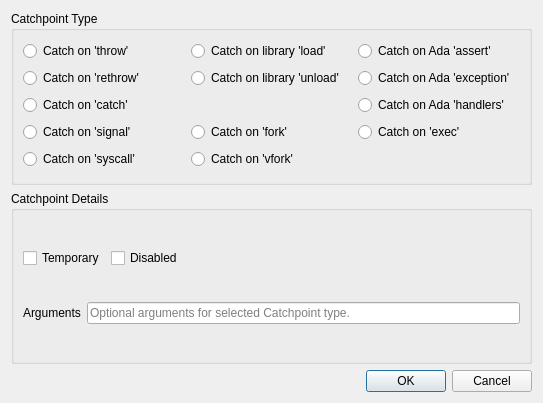
<?xml version="1.0" encoding="UTF-8"?>
<ui version="4.0">
 <class>SeerCatchpointCreateDialogForm</class>
 <widget class="QDialog" name="SeerCatchpointCreateDialogForm">
  <property name="geometry">
   <rect>
    <x>0</x>
    <y>0</y>
    <width>543</width>
    <height>403</height>
   </rect>
  </property>
  <property name="windowTitle">
   <string>Create a Catchpoint</string>
  </property>
  <layout class="QVBoxLayout" name="verticalLayout">
   <item>
    <widget class="QGroupBox" name="catchpointTypeGroupBox">
     <property name="title">
      <string>Catchpoint Type</string>
     </property>
     <layout class="QGridLayout" name="gridLayout_2">
      <item row="0" column="0">
       <widget class="QRadioButton" name="throwRadioButton">
        <property name="text">
         <string>Catch on 'throw'</string>
        </property>
        <attribute name="buttonGroup">
         <string notr="true">typeButtonGroup</string>
        </attribute>
       </widget>
      </item>
      <item row="0" column="1">
       <widget class="QRadioButton" name="loadRadioButton">
        <property name="text">
         <string>Catch on library 'load'</string>
        </property>
        <attribute name="buttonGroup">
         <string notr="true">typeButtonGroup</string>
        </attribute>
       </widget>
      </item>
      <item row="0" column="2">
       <widget class="QRadioButton" name="adaAssertRadioButton">
        <property name="text">
         <string>Catch on Ada 'assert'</string>
        </property>
        <attribute name="buttonGroup">
         <string notr="true">typeButtonGroup</string>
        </attribute>
       </widget>
      </item>
      <item row="1" column="0">
       <widget class="QRadioButton" name="rethrowRadioButton">
        <property name="text">
         <string>Catch on 'rethrow'</string>
        </property>
        <attribute name="buttonGroup">
         <string notr="true">typeButtonGroup</string>
        </attribute>
       </widget>
      </item>
      <item row="1" column="1">
       <widget class="QRadioButton" name="unloadRadioButton">
        <property name="text">
         <string>Catch on library 'unload'</string>
        </property>
        <attribute name="buttonGroup">
         <string notr="true">typeButtonGroup</string>
        </attribute>
       </widget>
      </item>
      <item row="1" column="2">
       <widget class="QRadioButton" name="adaExceptionRadioButton">
        <property name="text">
         <string>Catch on Ada 'exception'</string>
        </property>
        <attribute name="buttonGroup">
         <string notr="true">typeButtonGroup</string>
        </attribute>
       </widget>
      </item>
      <item row="2" column="0">
       <widget class="QRadioButton" name="catchRadioButton">
        <property name="text">
         <string>Catch on 'catch'</string>
        </property>
        <attribute name="buttonGroup">
         <string notr="true">typeButtonGroup</string>
        </attribute>
       </widget>
      </item>
      <item row="2" column="2">
       <widget class="QRadioButton" name="adaHandlersRadioButton">
        <property name="text">
         <string>Catch on Ada 'handlers'</string>
        </property>
        <attribute name="buttonGroup">
         <string notr="true">typeButtonGroup</string>
        </attribute>
       </widget>
      </item>
      <item row="3" column="0">
       <widget class="QRadioButton" name="signalRadioButton">
        <property name="text">
         <string>Catch on 'signal'</string>
        </property>
        <attribute name="buttonGroup">
         <string notr="true">typeButtonGroup</string>
        </attribute>
       </widget>
      </item>
      <item row="3" column="1">
       <widget class="QRadioButton" name="forkRadioButton">
        <property name="text">
         <string>Catch on 'fork'</string>
        </property>
        <attribute name="buttonGroup">
         <string notr="true">typeButtonGroup</string>
        </attribute>
       </widget>
      </item>
      <item row="3" column="2">
       <widget class="QRadioButton" name="execRadioButton">
        <property name="text">
         <string>Catch on 'exec'</string>
        </property>
        <attribute name="buttonGroup">
         <string notr="true">typeButtonGroup</string>
        </attribute>
       </widget>
      </item>
      <item row="4" column="0">
       <widget class="QRadioButton" name="syscallRadioButton">
        <property name="text">
         <string>Catch on 'syscall'</string>
        </property>
        <attribute name="buttonGroup">
         <string notr="true">typeButtonGroup</string>
        </attribute>
       </widget>
      </item>
      <item row="4" column="1">
       <widget class="QRadioButton" name="vforkRadioButton">
        <property name="text">
         <string>Catch on 'vfork'</string>
        </property>
        <attribute name="buttonGroup">
         <string notr="true">typeButtonGroup</string>
        </attribute>
       </widget>
      </item>
     </layout>
    </widget>
   </item>
   <item>
    <widget class="QGroupBox" name="catchpointDetailsGroupBox">
     <property name="title">
      <string>Catchpoint Details</string>
     </property>
     <layout class="QGridLayout" name="gridLayout">
      <item row="0" column="0" colspan="2">
       <layout class="QHBoxLayout" name="horizontalLayout_2">
        <item>
         <widget class="QCheckBox" name="temporaryCheckBox">
          <property name="toolTip">
           <string>Create a temporary catchpoint.</string>
          </property>
          <property name="text">
           <string>Temporary</string>
          </property>
         </widget>
        </item>
        <item>
         <widget class="QCheckBox" name="disabledCheckBox">
          <property name="toolTip">
           <string>Create a disabled catchpoint.</string>
          </property>
          <property name="text">
           <string>Disabled</string>
          </property>
         </widget>
        </item>
        <item>
         <spacer name="horizontalSpacer">
          <property name="orientation">
           <enum>Qt::Horizontal</enum>
          </property>
          <property name="sizeHint" stdset="0">
           <size>
            <width>40</width>
            <height>20</height>
           </size>
          </property>
         </spacer>
        </item>
       </layout>
      </item>
      <item row="1" column="0">
       <widget class="QLabel" name="argumentsLabel">
        <property name="text">
         <string>Arguments</string>
        </property>
       </widget>
      </item>
      <item row="1" column="1">
       <widget class="QLineEdit" name="argumentsLineEdit">
        <property name="placeholderText">
         <string>Optional arguments for selected Catchpoint type.</string>
        </property>
        <property name="clearButtonEnabled">
         <bool>true</bool>
        </property>
       </widget>
      </item>
     </layout>
    </widget>
   </item>
   <item>
    <widget class="QDialogButtonBox" name="buttonBox">
     <property name="orientation">
      <enum>Qt::Horizontal</enum>
     </property>
     <property name="standardButtons">
      <set>QDialogButtonBox::Cancel|QDialogButtonBox::Ok</set>
     </property>
    </widget>
   </item>
  </layout>
 </widget>
 <tabstops>
  <tabstop>throwRadioButton</tabstop>
  <tabstop>loadRadioButton</tabstop>
  <tabstop>adaAssertRadioButton</tabstop>
  <tabstop>rethrowRadioButton</tabstop>
  <tabstop>unloadRadioButton</tabstop>
  <tabstop>adaExceptionRadioButton</tabstop>
  <tabstop>catchRadioButton</tabstop>
  <tabstop>adaHandlersRadioButton</tabstop>
  <tabstop>signalRadioButton</tabstop>
  <tabstop>forkRadioButton</tabstop>
  <tabstop>execRadioButton</tabstop>
  <tabstop>syscallRadioButton</tabstop>
  <tabstop>vforkRadioButton</tabstop>
  <tabstop>temporaryCheckBox</tabstop>
  <tabstop>disabledCheckBox</tabstop>
  <tabstop>argumentsLineEdit</tabstop>
 </tabstops>
 <resources/>
 <connections>
  <connection>
   <sender>buttonBox</sender>
   <signal>accepted()</signal>
   <receiver>SeerCatchpointCreateDialogForm</receiver>
   <slot>accept()</slot>
   <hints>
    <hint type="sourcelabel">
     <x>257</x>
     <y>393</y>
    </hint>
    <hint type="destinationlabel">
     <x>157</x>
     <y>274</y>
    </hint>
   </hints>
  </connection>
  <connection>
   <sender>buttonBox</sender>
   <signal>rejected()</signal>
   <receiver>SeerCatchpointCreateDialogForm</receiver>
   <slot>reject()</slot>
   <hints>
    <hint type="sourcelabel">
     <x>325</x>
     <y>393</y>
    </hint>
    <hint type="destinationlabel">
     <x>286</x>
     <y>274</y>
    </hint>
   </hints>
  </connection>
 </connections>
 <buttongroups>
  <buttongroup name="typeButtonGroup"/>
 </buttongroups>
</ui>
